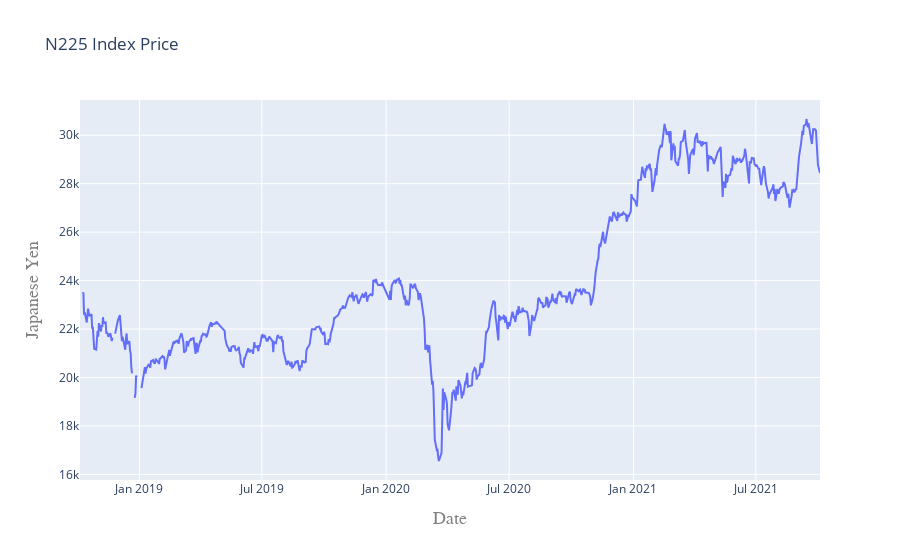

Notebook source saved alongside this figure:
### Code cell
# Plotting Historical performance of the ETF
layout = go.Layout(
    title='N225 Index Price',
    xaxis=dict(
        title='Date',
        titlefont=dict(
            family='Courier New, monospace',
            size=18,
            color='#7f7f7f'
        )
    ),
    yaxis=dict(
        title='Japanese Yen',
        titlefont=dict(
            family='Courier New, monospace',
            size=18,
            color='#7f7f7f'
        )
    )
)

VTI_data = [{'x':VTI['Date'], 'y':VTI['Close']}]
plot = go.Figure(data=VTI_data, layout=layout)


iplot(plot)

### Figure 1 — Plotly figure (JSON) as saved in the notebook; plotly's stock layout.template omitted (floating-point values rounded to 4 significant figures; data arrays with more than 128 entries replaced by an {"elided": "..."} marker saying what was removed)
{"data": [{"type": "scatter", "x": {"elided": "729 str values"}, "y": {"elided": "729 float values"}}], "layout": {"title": {"text": "N225 Index Price"}, "xaxis": {"title": {"font": {"color": "#7f7f7f", "family": "Courier New, monospace", "size": 18}, "text": "Date"}}, "yaxis": {"title": {"font": {"color": "#7f7f7f", "family": "Courier New, monospace", "size": 18}, "text": "Japanese Yen"}}}}
